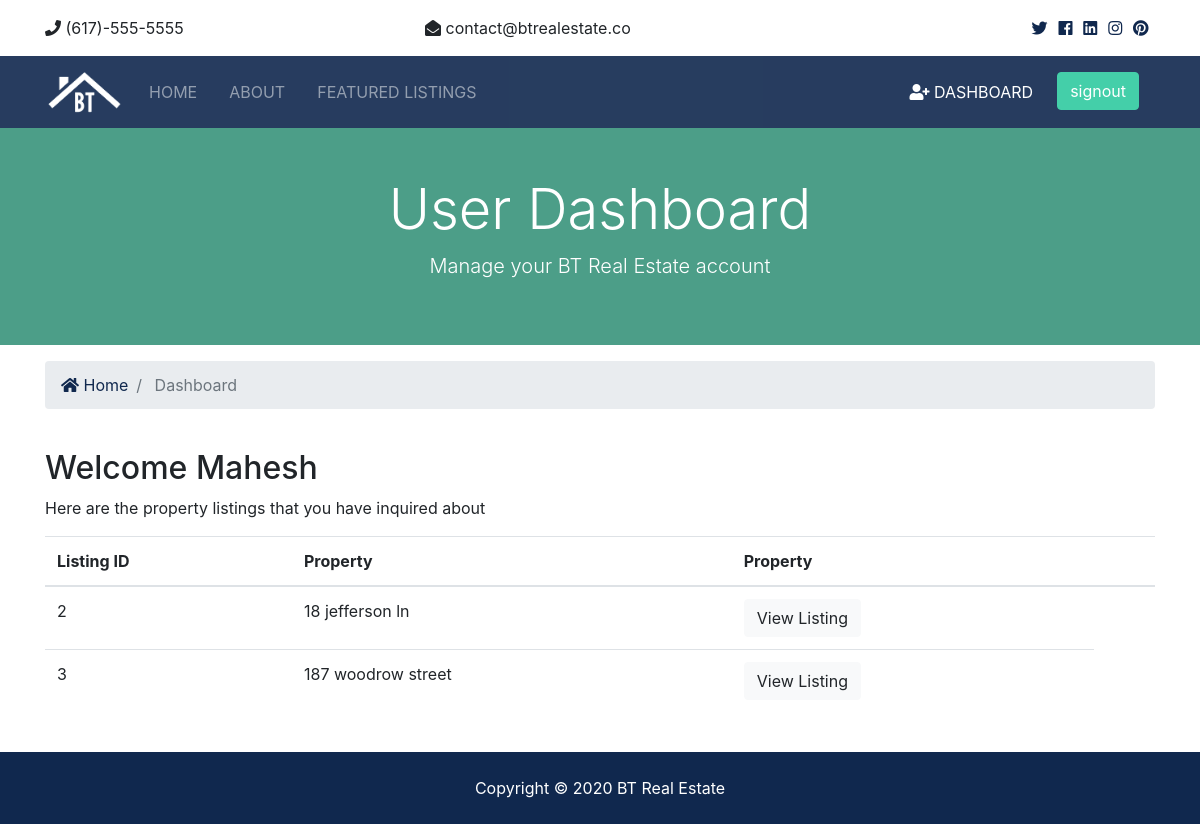
Screenshot of /accounts/dashboard/ (signed in) with the database file from the repository.
### contact/models.py (models this page shows, shortened)
class Contact(models.Model):
    listing=models.CharField(max_length=200)
    listing_id=models.IntegerField()
    name=models.CharField(max_length=200)
    email=models.CharField(max_length=100)
    phone=models.CharField(max_length=13)
    message=models.TextField(blank=True)
    contact_date=models.DateTimeField(default=datetime.now,blank=True)
    user_id=models.IntegerField(blank=True)
    realtor_email=models.EmailField(default=None)

### accounts/views.py (the view)
# urls.py: path('dashboard/',views.dashboard,name='dashboard'),
def dashboard(request):
    user_id=request.user.id
    context=Contact.objects.order_by('contact_date').filter(user_id=user_id)
    return render(request,'accounts/dashboard.html',{"context":context})

### templates/accounts/dashboard.html (shortened to what this page needs)
{% extends 'pages/base.html'%}
{%load static%}
{%block content%}
<section id="showcase-inner" class="py-5 text-white">
    <div class="container">
      <div class="row text-center">
        <div class="col-md-12">
          <h1 class="display-4">User Dashboard</h1>
          <p class="lead">Manage your BT Real Estate account</p>
        </div>
      </div>
    </div>
  </section>
  <section id="bc" class="mt-3">
    <div class="container">
      <nav aria-label="breadcrumb">
        <ol class="breadcrumb">
          <li class="breadcrumb-item">
            <a href="{% url 'home' %}">
              <i class="fas fa-home"></i> Home</a>
          </li>
          <li class="breadcrumb-item active"> Dashboard</li>
        </ol>
      </nav>
    </div>
  </section>
  <section id="dashboard" class="py-4">
    <div class="container">
      <div class="row">
        <div class="col-md-12">
          <h2>Welcome {{user.first_name}}</h2>
          <p>Here are the property listings that you have inquired about</p>
          <table class="table">
            <thead>
              <tr>
                <th scope="col">Listing ID</th>
                <th scope="col">Property</th>
                <th scope="col">Property</th>
                <th></th>
              </tr>
            </thead>
            <tbody>
            {%  for i in context %}
              <tr>
                <td>{{i.listing_id}}</td>
                <td>{{i.listing}}</td>
                <td>
                  <a class="btn btn-light" href="{% url 'listing' i.listing_id %}">View Listing</a>
                </td>
              </tr>
            {%endfor%}
            </tbody>
          </table>
        </div>
      </div>
    </div>
  </section>
{%endblock%}

### st/static/css/all.css (style rules this page uses)
.fa, .fas, .far, .fal, .fab { -moz-osx-font-smoothing: grayscale; -webkit-font-smoothing: antialiased; display: inline-block; font-style: normal; font-variant: normal; text-rendering: auto; line-height: 1; }
.fa-home:before { content: "\f015"; }
.fa, .fas { font-family: 'Font Awesome 5 Free'; font-weight: 900; }

### st/static/css/style.css (style rules this page uses)
#showcase-inner { background: url(../img/building.jpg) no-repeat top center fixed/cover; position: relative; overflow: hidden; min-height: 200px; }
#showcase-inner::before { content: ''; position: absolute; top: 0; left: 0; min-height: 100%; width: 100%; background: rgba(32, 134, 107, 0.8); }

### rows the page displays
Contact: listing_id "2", listing "18 jefferson ln"
Contact: listing_id "3", listing "187 woodrow street"

### other values shown
{{ user.first_name }} "Mahesh"
